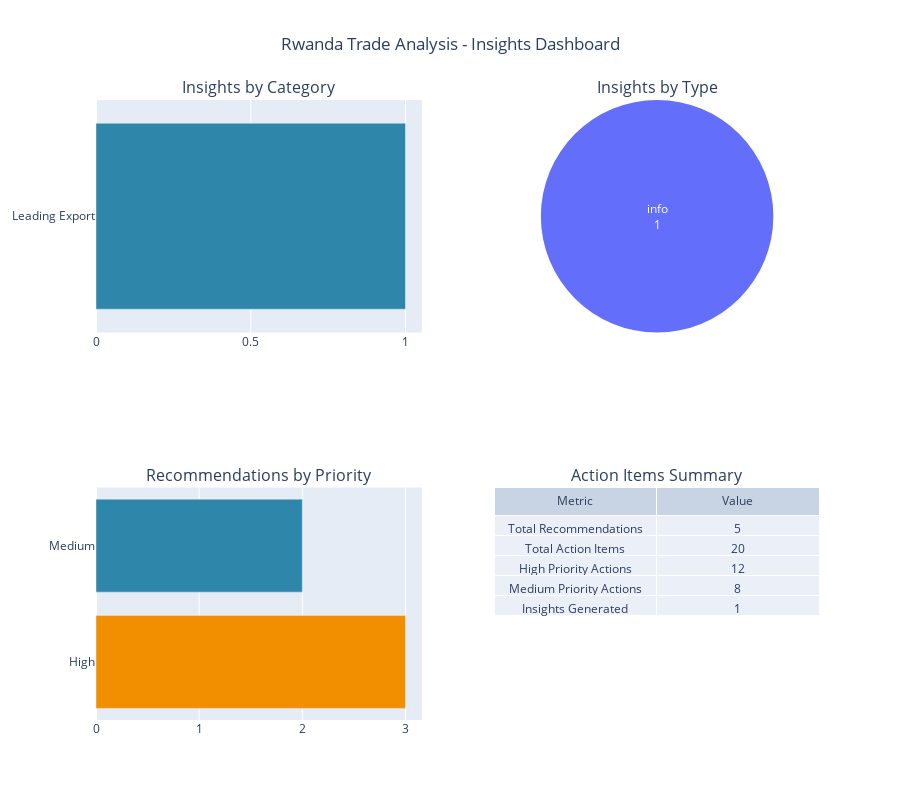

Write notebook code for a chart like this one.
### Code cell
# Create insights dashboard
def create_insights_dashboard(insights, recommendations):
    """
    Create a visual dashboard of key insights and recommendations
    """
    # Categorize insights by type
    insight_types = {}
    for insight in insights:
        insight_type = insight['type']
        if insight_type not in insight_types:
            insight_types[insight_type] = 0
        insight_types[insight_type] += 1
    
    # Categorize recommendations by priority
    priority_counts = {}
    for rec in recommendations:
        priority = rec['priority']
        if priority not in priority_counts:
            priority_counts[priority] = 0
        priority_counts[priority] += 1
    
    # Create insights dashboard
    fig_dashboard = make_subplots(
        rows=2, cols=2,
        subplot_titles=(
            'Insights by Category',
            'Insights by Type',
            'Recommendations by Priority',
            'Action Items Summary'
        ),
        specs=[[{"type": "bar"}, {"type": "pie"}],
               [{"type": "bar"}, {"type": "table"}]]
    )
    
    # 1. Insights by Category
    categories = [insight['category'] for insight in insights]
    category_counts = {}
    for cat in categories:
        if cat not in category_counts:
            category_counts[cat] = 0
        category_counts[cat] += 1
    
    sorted_categories = sorted(category_counts.items(), key=lambda x: x[1], reverse=True)
    
    fig_dashboard.add_trace(
        go.Bar(
            x=[cat[1] for cat in sorted_categories],
            y=[cat[0] for cat in sorted_categories],
            orientation='h',
            name='Insights by Category',
            marker_color='#2E86AB'
        ),
        row=1, col=1
    )
    
    # 2. Insights by Type
    fig_dashboard.add_trace(
        go.Pie(
            labels=list(insight_types.keys()),
            values=list(insight_types.values()),
            name='Insights by Type',
            textinfo='label+value',
            textposition='inside'
        ),
        row=1, col=2
    )
    
    # 3. Recommendations by Priority
    fig_dashboard.add_trace(
        go.Bar(
            x=list(priority_counts.values()),
            y=list(priority_counts.keys()),
            orientation='h',
            name='Recommendations by Priority',
            marker_color=['#F18F01' if p == 'High' else '#2E86AB' if p == 'Medium' else '#A23B72' for p in priority_counts.keys()]
        ),
        row=2, col=1
    )
    
    # 4. Action Items Summary
    total_actions = sum(len(rec['actions']) for rec in recommendations)
    high_priority_actions = sum(len(rec['actions']) for rec in recommendations if rec['priority'] == 'High')
    medium_priority_actions = sum(len(rec['actions']) for rec in recommendations if rec['priority'] == 'Medium')
    
    # Create summary table
    summary_data = [
        ['Total Recommendations', len(recommendations)],
        ['Total Action Items', total_actions],
        ['High Priority Actions', high_priority_actions],
        ['Medium Priority Actions', medium_priority_actions],
        ['Insights Generated', len(insights)]
    ]
    
    fig_dashboard.add_trace(
        go.Table(
            header=dict(values=['Metric', 'Value']),
            cells=dict(values=list(zip(*summary_data)))
        ),
        row=2, col=2
    )
    
    # Update layout
    fig_dashboard.update_layout(
        height=800,
        title_text="Rwanda Trade Analysis - Insights Dashboard",
        title_x=0.5,
        showlegend=False
    )
    
    return fig_dashboard

# Create and display insights dashboard
insights_dashboard = create_insights_dashboard(insights, recommendations)
insights_dashboard.show()

print("✅ Insights dashboard created successfully")

### Figure 1 — Plotly figure (JSON) as saved in the notebook; plotly's stock layout.template omitted (floating-point values rounded to 4 significant figures)
{"data": [{"marker": {"color": "#2E86AB"}, "name": "Insights by Category", "orientation": "h", "type": "bar", "x": [1], "xaxis": "x", "y": ["Leading Export"], "yaxis": "y"}, {"domain": {"x": [0.55, 1], "y": [0.625, 1]}, "labels": ["info"], "name": "Insights by Type", "textinfo": "label+value", "textposition": "inside", "type": "pie", "values": [1]}, {"marker": {"color": ["#F18F01", "#2E86AB"]}, "name": "Recommendations by Priority", "orientation": "h", "type": "bar", "x": [3, 2], "xaxis": "x2", "y": ["High", "Medium"], "yaxis": "y2"}, {"cells": {"values": [["Total Recommendations", "Total Action Items", "High Priority Actions", "Medium Priority Actions", "Insights Generated"], [5, 20, 12, 8, 1]]}, "domain": {"x": [0.55, 1], "y": [0, 0.375]}, "header": {"values": ["Metric", "Value"]}, "type": "table"}], "layout": {"annotations": [{"font": {"size": 16}, "showarrow": false, "text": "Insights by Category", "x": 0.225, "xanchor": "center", "xref": "paper", "y": 1, "yanchor": "bottom", "yref": "paper"}, {"font": {"size": 16}, "showarrow": false, "text": "Insights by Type", "x": 0.775, "xanchor": "center", "xref": "paper", "y": 1, "yanchor": "bottom", "yref": "paper"}, {"font": {"size": 16}, "showarrow": false, "text": "Recommendations by Priority", "x": 0.225, "xanchor": "center", "xref": "paper", "y": 0.375, "yanchor": "bottom", "yref": "paper"}, {"font": {"size": 16}, "showarrow": false, "text": "Action Items Summary", "x": 0.775, "xanchor": "center", "xref": "paper", "y": 0.375, "yanchor": "bottom", "yref": "paper"}], "height": 800, "showlegend": false, "title": {"text": "Rwanda Trade Analysis - Insights Dashboard", "x": 0.5}, "xaxis": {"anchor": "y", "domain": [0, 0.45]}, "xaxis2": {"anchor": "y2", "domain": [0, 0.45]}, "yaxis": {"anchor": "x", "domain": [0.625, 1]}, "yaxis2": {"anchor": "x2", "domain": [0, 0.375]}}}
